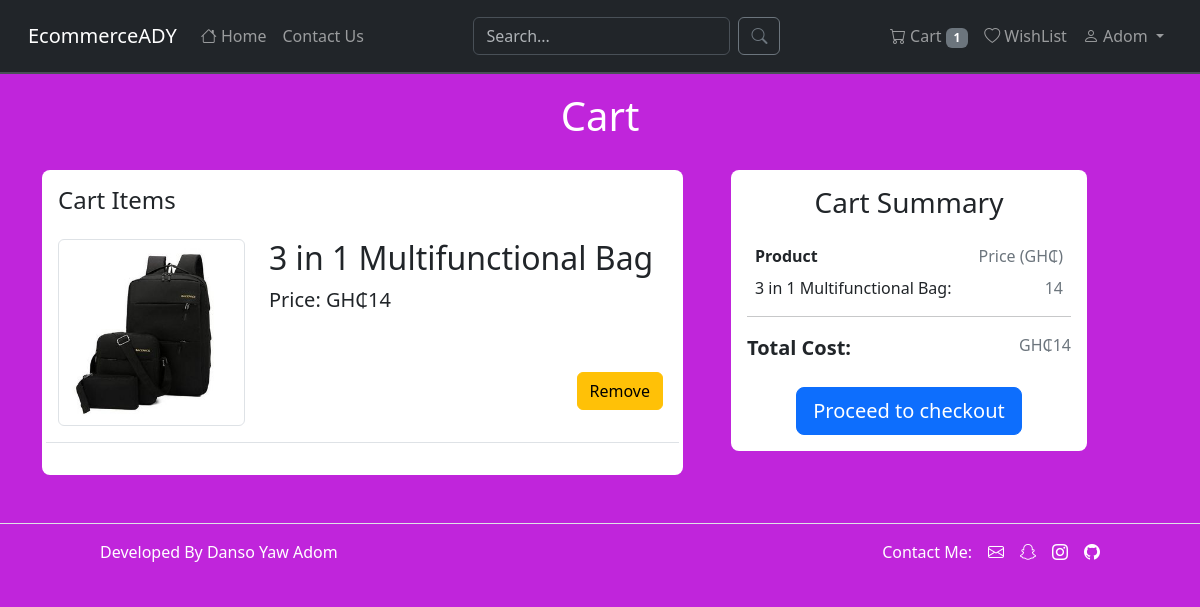
/cart (signed in), run on the app's committed database.
### ecommerce/models.py (models this page shows, shortened)
class User(db.Model, UserMixin):
	id = db.Column(db.Integer, primary_key=True)
	first_name = db.Column(db.String(120), nullable=False)
	last_name = db.Column(db.String(120), nullable=False)
	email = db.Column(db.String(50), unique=True, nullable=False)
	password = db.Column(db.String(120), nullable=False)
	timestamp = db.Column(db.DateTime, default=datetime.utcnow, nullable=False)
	cart = db.relationship('Cart', backref='user', lazy=True)
	wish_list = db.relationship('WishList', backref='user', lazy=True)
	orders = db.relationship('Orders', backref='user', lazy=True)
	role = db.Column(db.String(50), nullable=False, default='normal')
	phone = db.Column(db.String(120), nullable=True)
	address = db.Column(db.String(120), nullable=True)
	address2 = db.Column(db.String(120), nullable=True)
	city = db.Column(db.String(120), nullable=True)
	zip_code = db.Column(db.String(120), nullable=True)
	country = db.Column(db.String(120), nullable=True)

class Product(db.Model):
	id = db.Column(db.Integer, primary_key=True)
	name = db.Column(db.String(100), nullable=False)
	description = db.Column(db.String(50), nullable=False)
	price = db.Column(db.Integer, nullable=False)
	food_and_Grocery = db.Column(db.Boolean, nullable=False)
	mobilePhones_and_Tablets = db.Column(db.Boolean, nullable=False)
	electronics = db.Column(db.Boolean, nullable=False)
	sports = db.Column(db.Boolean, nullable=False)
	home_Furniture_and_Appliances = db.Column(db.Boolean, nullable=False)
	fashion = db.Column(db.Boolean, nullable=False)
	health_and_Beauty = db.Column(db.Boolean, nullable=False)
	toys = db.Column(db.Boolean, nullable=False)
	timestamp = db.Column(db.DateTime, default=datetime.utcnow, nullable=False)
	image_name = db.Column(db.String(), nullable=False)

### ecommerce/views.py (the view)
@views.route('/cart')
@login_required
def cart():
    items = db.session.execute(db.select(Cart).filter_by(user_id=current_user.id)).scalars()
    product_ids = [item.product_id for item in items]
    cart_products = db.session.execute(db.select(Product).filter(Product.id.in_(product_ids)).order_by(Product.timestamp.desc())).scalars()
    cart_products_list = list(cart_products)
    no_of_items_in_cart = len(cart_products_list)
    total_price = 0
    if cart_products_list:
	    for i in cart_products_list:
	    	total_price += int(i.price)
    return render_template('views/cart.html', products=cart_products_list, total_price=total_price)

### ecommerce/__init__.py (called while the page is built)
def create_app():
	app = Flask(__name__)
	config = dotenv_values('.env')
	for key, value in config.items():
		app.config[key] = value
	from .admin import MyAdminIndexView
	db.init_app(app)
	login_manager.init_app(app)
	login_manager.login_view = "auth.login"
	login_manager.login_message = "Please login in to continue"
	login_manager.session_protection = "strong"
	admin_panel.init_app(app, index_view=MyAdminIndexView())
	from .views import views
	from .auth import auth
	from .errors import errors
	app.register_blueprint(views, url_prefix='/')
	app.register_blueprint(errors, url_prefix='/')
	app.register_blueprint(auth, url_prefix='/auth')
	from .models import Product, User, Cart, WishList, Orders
	with app.app_context():
	    db.create_all()
	@login_manager.user_loader
	def load_user(user_id):
	    return User.query.get(user_id)
	return app

### ecommerce/views.py (called while the page is built)
@views.app_context_processor
def base():
	cart_no = 0
	if current_user.is_authenticated:
		cart_items = db.session.execute(db.select(Cart).filter(Cart.user_id == current_user.id)).scalars()
		cart_no = len(list(cart_items))
	return dict(cart_no=cart_no)

### ecommerce/templates/views/cart.html (shortened to what this page needs)
{% extends 'views/base.html' %}
{% block content %}
<div class="container">
    <div class="container-fluid text-center">
        <span class="fs-1" style="color: white;">Cart</span>
    </div>
    {% if products %}
    <div class="row py-4 gap-4">
        <div class="col-lg-7">
            <div class="bg-white p-3 rounded-3">
                <h4 class="mb-4 text-start">Cart Items</h4>
                {% for product in products %}
                <div class="cart-item border-bottom mb-3 pb-3 row">
                    <div class="col-3 col-md-4">
                        <img src="{{ url_for('static', filename='images/'+ product.image_name) }}" class="cart-img img-thumbnail">
                    </div>
                    <div class="col-8 col-md-8 position-relative text-start">
                        <h2>{{ product.name }}</h2>
                        <span class="fs-5">Price: GH₵{{ product.price }}</span>
                        <div class="position-absolute end-0 bottom-0 p-3">
                            <a href="{{ url_for('views.remove_from_cart', product_id=product.id) }}" class="btn btn-warning mt-3">Remove</a>
                        </div>
                    </div>
                </div>
                {% endfor %}
            </div>
        </div>
        <div class="col-lg-4">
            <div class="bg-white p-3 rounded-3">
                <h3 class="mb-4">Cart Summary</h3>
                <div class="m-2">
                    <div class="d-flex justify-content-between mb-2">
                        <span class="fw-bold">Product</span>
                        <span class="text-secondary">Price (GH₵)</span>
                    </div>
                    {% for product in products %}
                    <div class="d-flex justify-content-between mb-2">
                        <span class="fw-medium">{{ product.name }}:</span>
                        <span class="text-secondary">{{ product.price }}</span>
                    </div>
                    {% endfor %}
                </div>
                <hr>
                <div class="d-flex justify-content-between mt-3">
                    <span class="fs-5 fw-bold">Total Cost:</span>
                    <span class="text-secondary">GH₵{{ total_price }}</span>
                </div>
                <div class="mt-4">
                    <a href="{{ url_for('views.checkout') }}" class="btn btn-primary btn-lg btn-block">Proceed to checkout</a>
                </div>
            </div>
        </div>
    </div>
    {% endif %}
</div>
{% endblock content %}

### ecommerce/templates/views/_navbar.html (shortened to what this page needs)
<div class="navbar navbar-expand-md navbar-dark bg-dark fixed-top p-3 border-bottom border-2">
  <div class="container-fluid">
    <a class="navbar-brand" href="{{ url_for('views.home') }}">EcommerceADY</a>
    <div class="collapse navbar-collapse" id="navbarSupportedContent">
      <ul class="navbar-nav me-auto mb-2 mb-lg-0">
        <li class="nav-item">
          <a class="nav-link" href="{{ url_for('views.home') }}">
            <i class="bi bi-house"></i> Home
          </a>
        </li>
        <li class="nav-item">
          <a class="nav-link" href="#">
            Contact Us
          </a>
        </li>
      </ul>
      <form class="d-flex" method="POST" action="{{ url_for('views.search') }}">
        <input class="form-control me-2" type="text" name="search" placeholder="Search..." aria-label="Search">
        <button class="btn btn-outline-secondary" type="submit">
          <i class="bi bi-search"></i>
        </button>
      </form>
      <ul class="navbar-nav ms-auto mb-2 mb-lg-0">
        {% if current_user.is_authenticated %}
        <li class="nav-item">
          <a class="nav-link" href="{{ url_for('views.cart') }}">
            <i class="bi bi-cart"></i> Cart
            {% if cart_no > 0 %}
            <span class="badge bg-secondary">{{ cart_no }}</span>
            {% endif %}
          </a>
        </li>
        <li class="nav-item">
          <a class="nav-link" href="{{ url_for('views.wishlist') }}">
            <i class="bi bi-heart"></i> WishList
          </a>
        </li>
        <li class="nav-item dropdown">
          <a class="nav-link dropdown-toggle" href="#" id="navbarDropdown" role="button" data-bs-toggle="dropdown" aria-expanded="false">
            <i class="bi bi-person"></i> {{current_user.first_name}}
          </a>
        </li>
        {% endif %}
      </ul>
    </div>
  </div>
</div>

### ecommerce/static/css/base.css (style rules this page uses)
body { background: #c025db; font-family: 'Segoe UI', Tahoma, Geneva, Verdana, sans-serif; }
.container { text-align: center; }

### data on the page
User: first_name "Adom"
Product: image_name (picture), name "3 in 1 Multifunctional Bag", price "14"

### other printed values
{{ cart_no }} "1"
{{ total_price }} "14"
